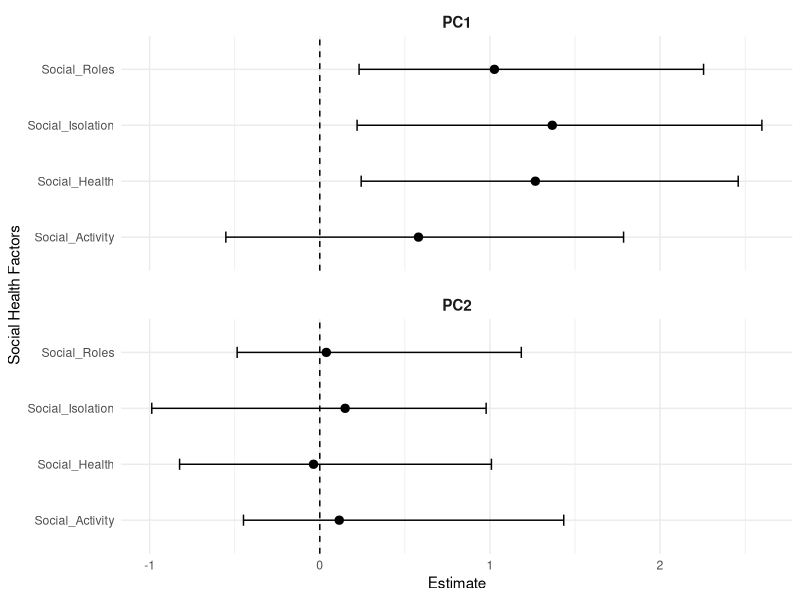
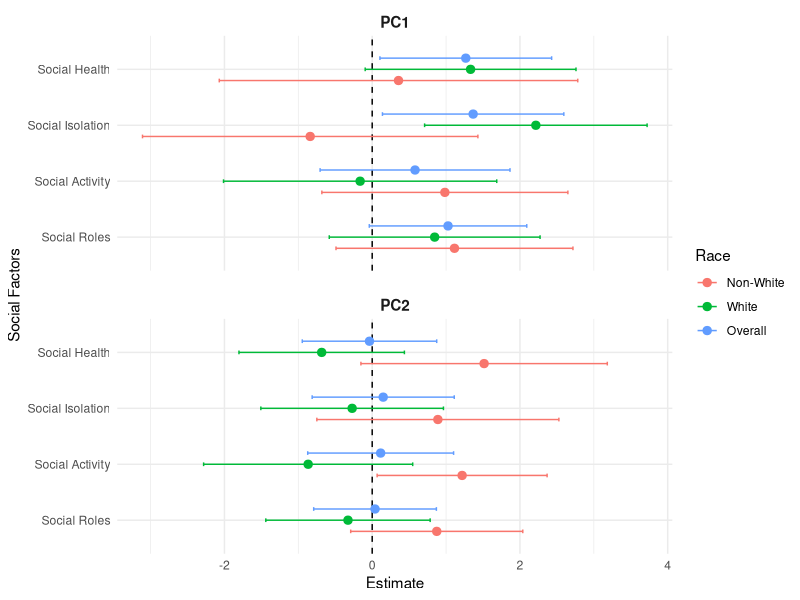
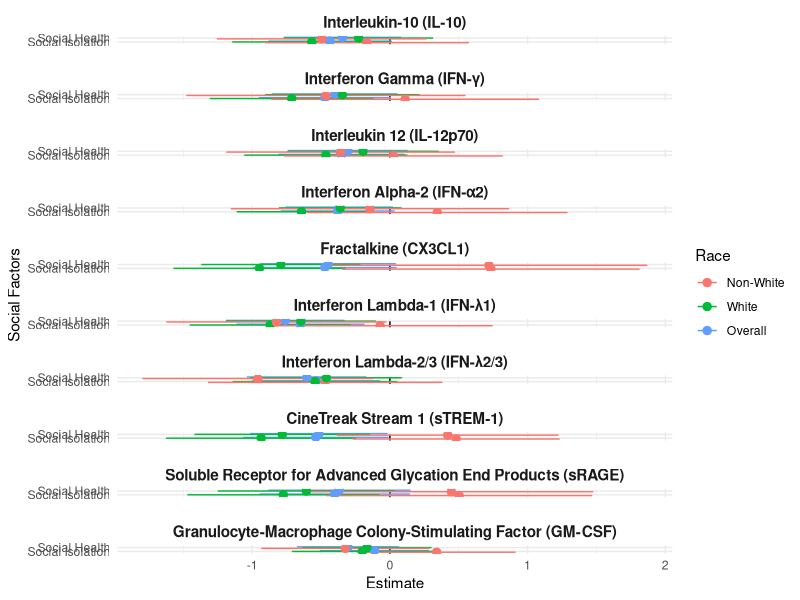

Write the R code that produced these figures, in order.
library(tidyverse)
library(dplyr)
library(ggplot2)
library(here)

#------ PCA Models -------------
PCA_overall <- read.csv(here("PCA_overall.csv"))

ggplot(PCA_overall, aes(y = Exposure, x = Estimate)) +
  geom_vline(xintercept = 0, linetype = 2) +
  geom_errorbarh(aes(xmin = Lower_CI, xmax = Upper_CI), height = 0.2) +
  geom_point(size = 2.5) +
  facet_wrap(~ Outcome, ncol = 1, scales = "free_y", strip.position = "top") +
  labs(x = "Estimate", y = "Social Health Factors") +
  theme_minimal() +
  theme(
    strip.text.x = element_text(face = "bold", size = 11),
    strip.background = element_blank(),
    panel.spacing.y = unit(1.0, "lines")
  )



#-------- PCA Stratified -------------
PCA_overall_strat <- read.csv(here("PCA_overall_strat.csv"))

ggplot_data <- PCA_overall_strat %>%
  mutate(
    Exposure = factor(Exposure,
                      levels = c("Social_Roles", 
                                 "Social_Activity", 
                                 "Social_Isolation", 
                                 "Social_Health"),
                      labels = c("Social Roles", 
                                 "Social Activity", 
                                 "Social Isolation", 
                                 "Social Health")),
    Social = factor(Social, levels = c(1, 0)),
    Race = factor(Race,
                  levels = c(0, 1, 2),
                  labels = c("Overall", "White", "Non-White")) %>%
      fct_rev()
  )

ggplot(ggplot_data, aes(y = Exposure, x = Estimate, color = Race)) +
  geom_vline(xintercept = 0, linetype = 2) +
  geom_errorbarh(
    aes(xmin = Lower_CI, xmax = Upper_CI),
    height = 0.2,
    position = position_dodge(width = 0.6)
  ) +
  geom_point(
    size = 2.5,
    position = position_dodge(width = 0.6)
  ) +
  facet_wrap(~ Outcome, ncol = 1, scales = "free_y", strip.position = "top") +
  labs(x = "Estimate", y = "Social Factors", color = "Race") +
  theme_minimal() +
  theme(
    strip.text.x = element_text(face = "bold", size = 11),
    strip.background = element_blank(),
    panel.spacing.y = unit(1.0, "lines")
  )




#---------PC1 Top 10 Stratified -------------
PC1_biomarkers_strat <- read.csv(here("PC1_biomarkers_stratified.csv"))

ggplot_data_strat <- PC1_biomarkers_strat |>
  mutate(
    Social = factor(exposure,
                    levels = c("Social_Isolation", "Social_Health"),
                    labels = c("Social Isolation", "Social Health")),
    Race = factor(race,
                  levels = c("Overall", "White", "Non-White"),
                  labels = c("Overall", "White", "Non-White")) |>
      fct_rev(),
    biomarker = factor(biomarker,
                       levels = c("IL_10", "IFN_gamma", "IL_12p70", "IFN_alpha2",
                                  "CX3CL1", "IFN_lambda1", "IFN_lambda2_3",
                                  "sTREM_1", "sRAGE", "GM_CSF"),
                       labels = c("Interleukin-10 (IL-10)",
                                  "Interferon Gamma (IFN-\u03b3)",
                                  "Interleukin 12 (IL-12p70)",
                                  "Interferon Alpha-2 (IFN-\u03b12)",
                                  "Fractalkine (CX3CL1)",
                                  "Interferon Lambda-1 (IFN-\u03bb1)",
                                  "Interferon Lambda-2/3 (IFN-\u03bb2/3)",
                                  "CineTreak Stream 1 (sTREM-1)",
                                  "Soluble Receptor for Advanced Glycation End Products (sRAGE)",
                                  "Granulocyte-Macrophage Colony-Stimulating Factor (GM-CSF)"))
  )

ggplot(ggplot_data_strat, aes(y = Social, x = estimate, color = Race)) +
  geom_vline(xintercept = 0, linetype = 2) +
  geom_errorbarh(
    aes(xmin = conf.low, xmax = conf.high),
    height = 0.2,
    position = position_dodge(width = 0.6)
  ) +
  geom_point(
    size = 2.5,
    position = position_dodge(width = 0.6)
  ) +
  facet_wrap(~ biomarker, ncol = 1, scales = "free_y", strip.position = "top") +
  labs(x = "Estimate", y = "Social Factors", color = "Race") +
  theme_minimal() +
  theme(
    strip.text.x = element_text(face = "bold", size = 11),
    strip.background = element_blank(),
    panel.spacing.y = unit(1.0, "lines")
  )

